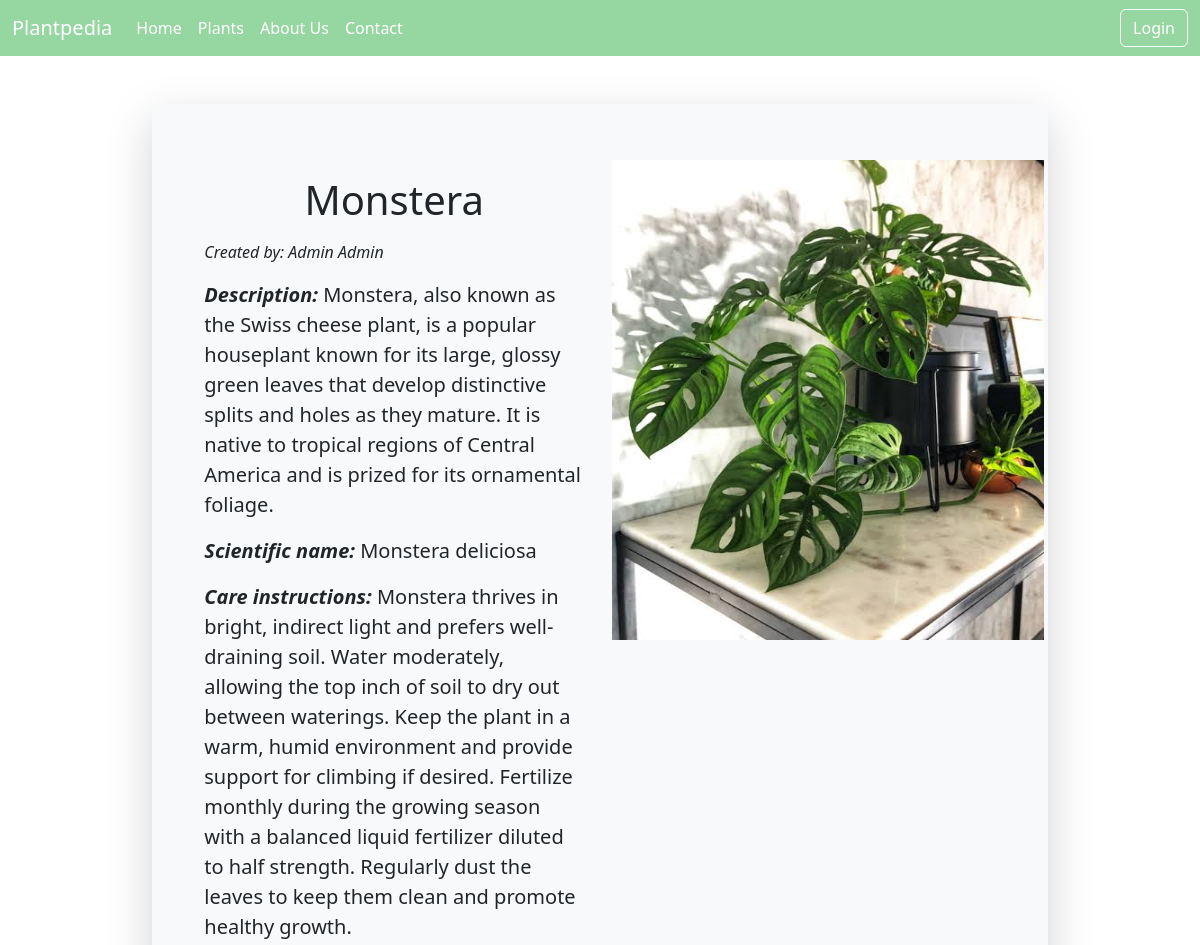
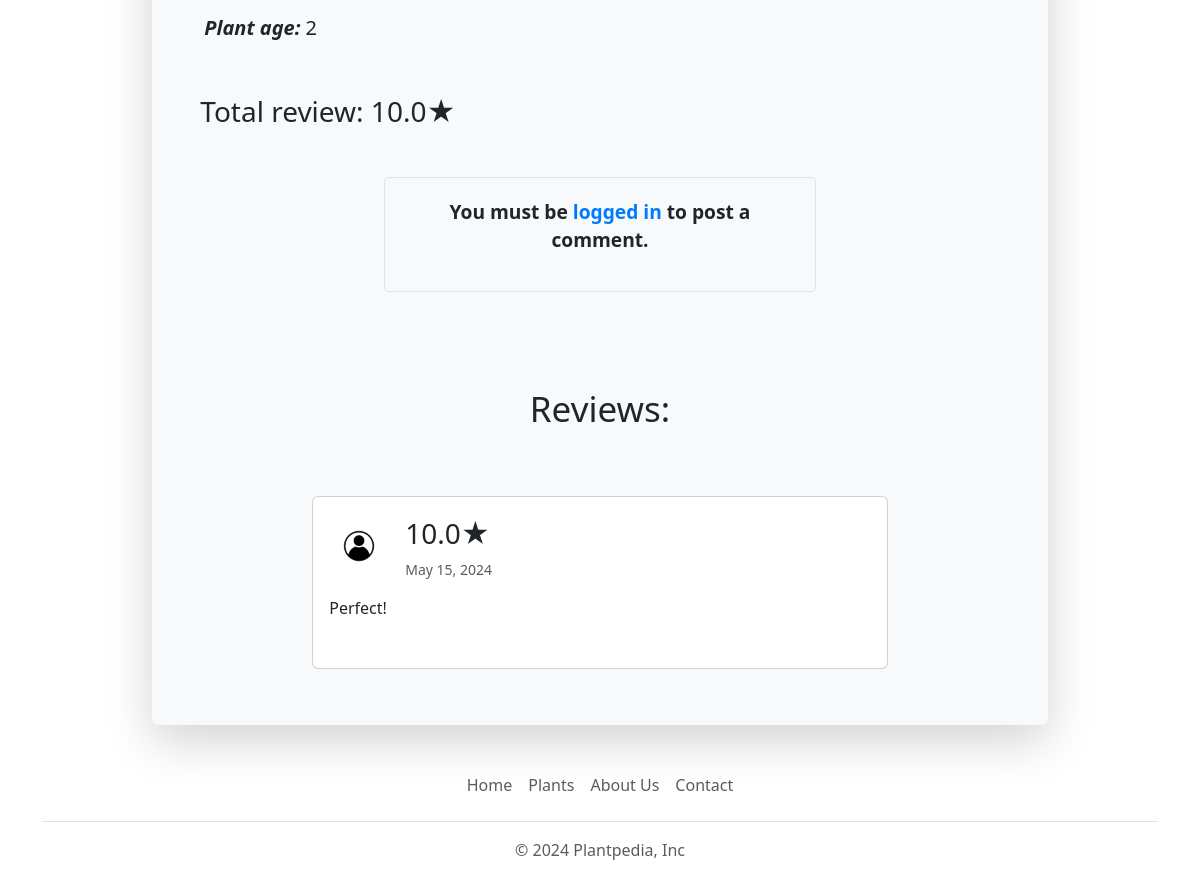
The page /plants/7/ on the database its author committed (2 pictures, top to bottom).
### plantpediaApp/models.py (models this page shows, shortened)
class Plant(models.Model):
    name = models.CharField(max_length=100)
    user = models.ForeignKey(CustomUser, on_delete=models.CASCADE)
    scientific_name = models.CharField(max_length=100)
    origin = models.CharField(max_length=100)  # go nema vo ER diagram
    age = models.IntegerField(default=0)  # go nema vo ER diagram
    description = models.TextField()
    care_instructions = models.TextField()
    image = models.ImageField(upload_to="data/")

class CustomUser(AbstractUser):
    ROLE_CHOICES = (
        ('a', 'Admin'),
        ('u', 'User')
    )
    role = models.CharField(max_length=10, choices=ROLE_CHOICES, )

class Review(models.Model):
    plant = models.ForeignKey(Plant, on_delete=models.CASCADE)
    user = models.ForeignKey(CustomUser, on_delete=models.CASCADE)
    comment = models.TextField()
    rating = models.FloatField(default=0)
    date_posted = models.DateField(default=timezone.now)

### plantpediaApp/views.py (the view, shortened to what this page needs)
# urls.py: path('plants/<int:plant_id>/', details, name="details"),
def details(request, plant_id=None):
    plant = get_object_or_404(Plant, id=plant_id)
    reviews = Review.objects.filter(plant=plant).all()
    total_review = 0
    if reviews:
        total = 0
        for review in reviews:
            total += review.rating
        total_review = total / len(reviews) * 1.0
    form = ReviewForm()
    context = {
        'plant': plant,
        'reviews': reviews,
        'form': form,
        'total_review': round(total_review, 1)
    }
    return render(request, 'details.html', context=context)

### plantpediaApp/templates/details.html (shortened to what this page needs)
{% extends 'base.html' %}
{% block content %}
    <div class="container w-90 mt-5 m-auto">
        <div class="w-90 m-auto shadow-lg bg-light rounded p-5" style="width: 82%!important">
            <div class="row mt-2">
                <div class="col-md-6 p-3 ">
                    <h1 class="align-center text-center mb-3">{{ plant.name }}</h1>
                    <i><p class="fs-7">Created by: {{ plant.user.get_full_name }}</p></i>
                    <p class="fs-5"><b><i>Description:</i></b> {{ plant.description }}</p>
                    <p class="fs-5"><b><i>Scientific name:</i></b> {{ plant.scientific_name }}</p>
                    <p class="fs-5"><b><i>Care instructions:</i></b> {{ plant.care_instructions }}</p>
                    <p class="fs-5"><b><i>Plant age:</i></b> {{ plant.age }}</p>
                </div>
                <div class="col-md-6 text-center justify-content-center align-center">
                    <img style="width: 27rem; height: 30rem" class="mb-3" src="{{ MEDIA_URL }}{{ plant.image.url }}">
                </div>
            </div>
            <h3 style="padding-top: 20px">Total review: {{ total_review }}★</h3>
        <div>
            <div class="container w-75 m-auto">
                {% if user.is_authenticated %}
                    <div class="w-80 m-auto rounded">
                        <form method="POST" action="{% url 'details' plant.id %}" enctype="multipart/form-data"
                              id="comment_section">
                            {% csrf_token %}
                            {{ form }}
                            <button type="submit" class="btn btn-success">Comment</button>
                        </form>
                    </div>
                {% else %}
                    <div class="container w-75 m-auto text-center mt-5 mb-5"
                         style="padding: 20px; background-color: #f8f9fa; border-radius: 5px; border: 1px solid #dee2e6;">
                        <p style="font-size: 1.2rem; font-weight: bold;">You must be
                            <a href="{% url 'login' %}" style="color: #007bff; text-decoration: none;">logged in</a> to
                            post a comment.</p>
                    </div>
                {% endif %}
            </div>
            <h3 class="w-80 p-5" id="review_title"
                style="margin-top: 10px;margin-bottom: 10px; text-align: center; font-size: 35px">Reviews:</h3>
            {% for review in reviews %}
                <section>
                    <div class="container py-2">
                        <div class="row d-flex justify-content-center">
                            <div class="col-md-12 col-lg-10 col-xl-8" style="width: 75%!important;">
                                <div class="card">
                                    <div class="card-body">
                                        <div class="d-flex flex-start align-items-center">
                                            <img class="rounded-circle shadow-1-strong me-3"
                                                 src="../../data/data/profile.png"
                                                 alt="avatar" width="60"
                                                 height="60"/>
                                            <div>
                                                <h3>{{ review.rating }}★</h3>
                                                <p class="text-muted small mb-0">
                                                    {{ review.date_posted }}
                                                </p>
                                            </div>
                                        </div>
                                        <p class="mt-3 mb-4 pb-2">
                                            {{ review.comment }}
                                        </p>
                                    </div>
                                </div>
                            </div>
                        </div>
                    </div>
                </section>
            {% endfor %}
        </div>
        </div>
    </div>
{% endblock %}

### rows shown on the page
Plant: name "Monstera", user.get_full_name "Admin Admin", description "Monstera, also known as the Swiss cheese plant, is a popular houseplant known for its large, glossy green leaves that develop distinctive splits and holes as they mature. It is native to tropical regions of Central America and is prized for its ornamental foliage.", scientific_name "Monstera deliciosa", care_instructions "Monstera thrives in bright, indirect light and prefers well-draining soil. Water moderately, allowing the top inch of soil to dry out between waterings. Keep the plant in a warm, humid environment and provide support for climbing if desired. Fertilize monthly during the growing season with a balanced liquid fertilizer diluted to half strength. Regularly dust the leaves to keep them clean and promote healthy growth.", age "2", image (picture)
Review: rating "10.0", date_posted "May 15, 2024", comment "Perfect!"

### other values the page prints
{{ total_review }} "10.0"
